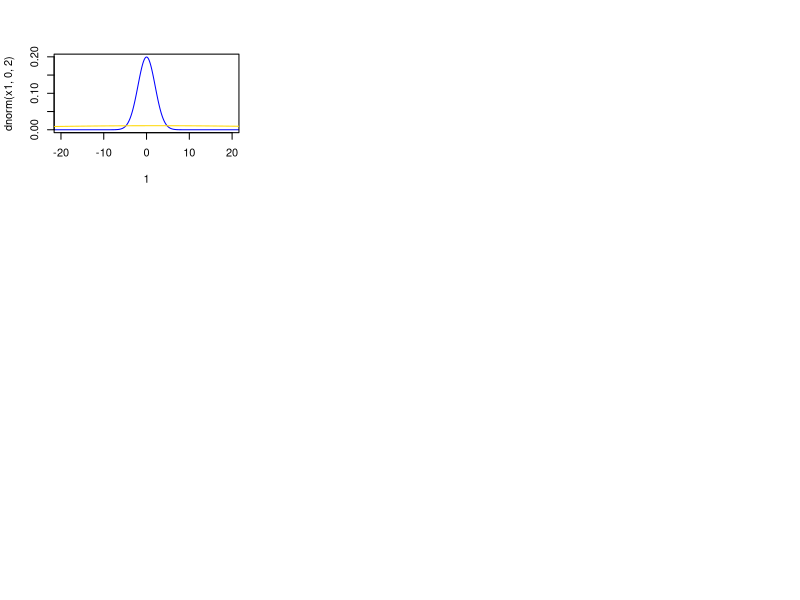

R code for this plot: (Note: this script raises an error after producing the figure.)
set.seed(102)


#Saving plots
pdf(file = "task3.pdf")

#prior sd is 4 prior
#hyperparameters h_mean=0 h_sd=2
h_mean = 4
h_sd = 2
 

par(mfrow=c(3,3),xpd=FALSE)
N=1;
x=rnorm(n=N,m=7,sd=4)
#finding observed values
	x<-rnorm(n=N,m=7,sd=4) #creation of observed data
	sampleMean=mean(x);	

	x1 <- seq(-30, 30, 0.1)

	#Finding posterior	
	posterior_mean = (N*(h_sd^2)*sampleMean + 16*0 )  /  ( N*(h_sd^2) + 16)
	posterior_var = (h_sd^2*16) / N*( h_sd^2 + 16 )  
	post.norm<-rnorm(n=N,m=posterior_mean,sd=sqrt(posterior_var)) #creation of observed data



	#finding posterior, observed, prior
	plot(x1, dnorm(x1, 0, 2), type = "l",xlim=c(-20, 20), xlab=N,col="blue")
	lines(x1,dnorm(x1, posterior_mean, sqrt(posterior_var)),col="gold")
	lines(x,dnorm(x1, x, sqrt(0)),col="red")

	legend("topleft", 
       inset=.05, 
       cex = 1,  
       c("data","post","prior"), 
       horiz=FALSE, 
       lty=c(1,1), 
       lwd=c(2,2), 
       col=c("red","gold","blue"), 
       box.lty=0)



for (N in c(5,10,20,50,100,1000)){
	print(paste("The number of observed values is", N))
	
	#finding observed values
	x<-rnorm(n=N,m=7,sd=4) #creation of observed data
	sampleMean=mean(x);	

	x1 <- seq(-30, 30, 0.1)

	#Finding posterior	
	posterior_mean = (N*(h_sd^2)*sampleMean + 16*0 )  /  ( N*(h_sd^2) + 16)
	posterior_var = (h_sd^2*16) / N*( h_sd^2 + 16 )  
	post.norm<-rnorm(n=N,m=posterior_mean,sd=sqrt(posterior_var)) #creation of observed data



	#finding posterior, observed, prior
	plot(x1, dnorm(x1, 0, 2), type = "l",xlim=c(-20, 20), xlab=N,col="blue",ylim=c(0, 0.35))
	lines(x1,dnorm(x1, posterior_mean, sqrt(posterior_var)),col="darkgoldenrod1")
	lines(density(x),col="red")

	
  legend("topleft", 
       inset=.05, 
       cex = 1,  
       c("data","post","prior"), 
       horiz=FALSE, 
       lty=c(1,1), 
       lwd=c(2,2), 
       col=c("red","gold","blue"), 
       box.lty=0)
}

dev.off()

#Παρατηρήσεις: Η εκ των προτέρων (prior) κατανομή(με εξαιρεση Ν=1) παραμένει σταθερή,
#η κατανομή των παρατηρήσεων παραμένει σχεδόν σταθερή με αβεβαιότητα
#λόγω της μικρής κορυφής και η posterior, όσο αυξάνονται τα δείγματα
# μικραίνει η διακύμανση και αποκτά μεγάλη κορυφή. Λογικό, όπως
#αναφέρεται στη βιβλιογραφία όσο το Ν αυξάνεται η αβεβαιότητα στη posterior
# μειώνεται αφού μειώνεται η επίδραση της σ.

